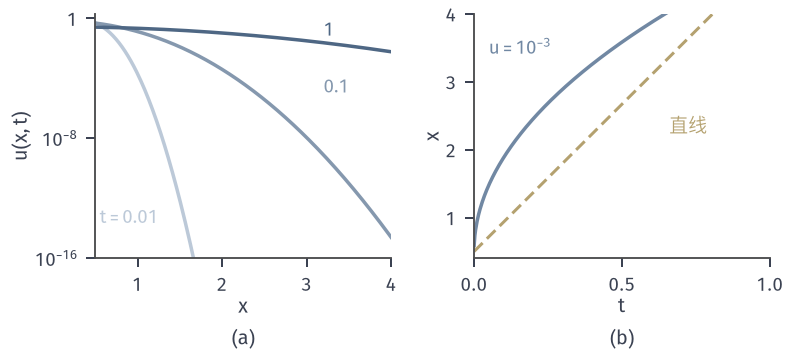

Write the Python code that produced this figure.
from pathlib import Path
import sys
HERE = Path(__file__).resolve().parent
sys.path.insert(0, str(HERE.parent/"heat-common"))
from heat_fig import *
# Tail of the box solution on a log axis, and the sqrt(t) front of a level set.
fig, axes = figure(width_mm=112, height_mm=50, ncols=2)
panel(fig, left=.12, wspace=.28, bottom=.27)
xx = np.linspace(.5, 4, 300); cc = shades(3)
def tail(x, t):
    s = 2*np.sqrt(t); return .5*(erfc((x-.5)/s)-erfc((x+.5)/s))
ax = axes[0]
for t, c in zip((.01, .1, 1.), cc): ax.semilogy(xx, tail(xx, t), color=c, lw=1.4)
lab(ax, 1.25, 2e-14, '$t=0.01$', cc[0], ha='right'); lab(ax, 3.2, 1e-5, '$0.1$', cc[1], ha='left'); lab(ax, 3.2, .07, '$1$', cc[2], ha='left')
ax.set_xlim(.5, 4); ax.set_ylim(1e-16, 2); ax.minorticks_off(); ax.set_xticks([1, 2, 3, 4]); ax.set_yticks([1, 1e-8, 1e-16]); ax.set_yticklabels(['1', '$10^{-8}$', '$10^{-16}$']); axlab(ax, yl='$u(x,t)$')
ax = axes[1]; T = np.linspace(.0004, 1, 400)
xs = xx*0
lv = 1e-3; fr = []
for t in T:
    a, b = .5, 30.
    for _ in range(70):
        m = .5*(a+b)
        if tail(np.array(m), t) > lv: a = m
        else: b = m
    fr.append(.5*(a+b))
fr = np.array(fr)
ax.plot(T, fr, color=BLUE, lw=1.4)
ax.plot(T, .5+(fr[-1]-.5)*T, color=YELLOW, lw=1.2, ls=DASH)
lab(ax, .05, 3.4, r'$u=10^{-3}$', BLUE, ha='left'); lab(ax, .66, 2.5, '直线', YELLOW, ha='left', va='top')
ax.set_xlim(0, 1); ax.set_ylim(.4, 4); ax.set_xticks([0, .5, 1]); ax.set_yticks([1, 2, 3, 4]); axlab(ax, '$t$', '$x$')
tags(fig, axes)
save(fig, HERE, 'figure', {'u(2,.01)': float(tail(np.array(2.), .01)), 'u(3,.1)': float(tail(np.array(3.), .1))})
